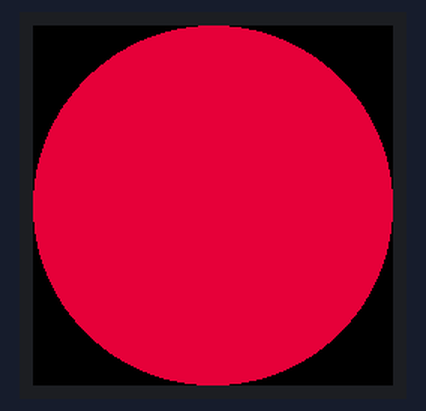
The program below on a simulated Raspberry Pi Pico running MicroPython. On the bench: 240×240 colour display. Library files of the repository ran but are not shown: LCD_1inch28.py; what the program prints to the serial console is not drawn. At 4.4 s the program stops and its outputs stay as they are.

Above: at 0.3 s.
At 1.4 s:
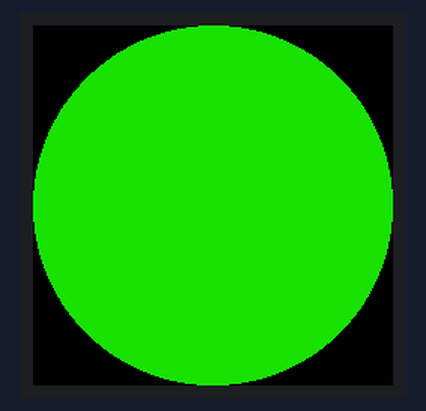
At 2.4 s:
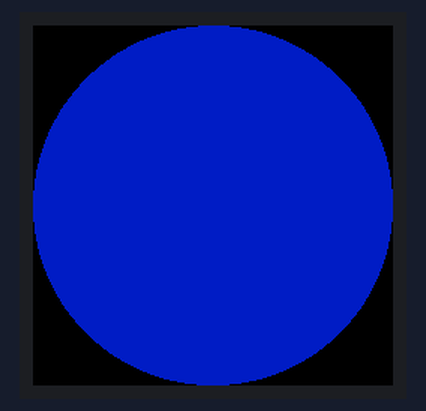
At 3.4 s:
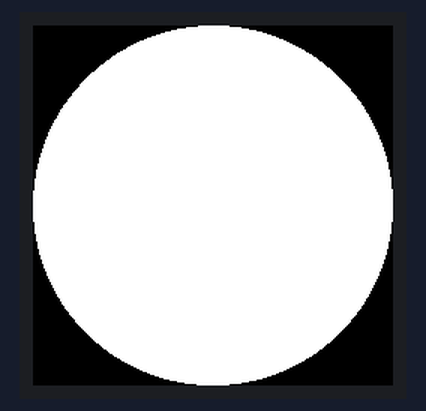

The program:

03-color-test.py
```python
# Test that we have the right version of the MicroPython runtime v1.19.1-854-g35524a6fd on 2023-02-07
from machine import Pin,I2C,SPI,PWM,ADC
from time import sleep
import framebuf
import time
from LCD_1inch28 import LCD_1inch28, QMI8658

CENTER = 120
LCD = LCD_1inch28()
LCD.set_bl_pwm(65535)

# draw readability
ON = 1
OFF = 0
NO_FILL = 0
FILL = 1
black = 0x0000
red   = 0x07E0
green = 0x001f
blue  = 0xf800
white = 0xffff

radius = 120
LCD.fill(LCD.black)

print('red')
LCD.ellipse(CENTER, CENTER, radius, radius, red, FILL)
LCD.show()
sleep(1)

print('green')
LCD.ellipse(CENTER, CENTER, radius, radius, green, FILL)
LCD.show()
sleep(1)

print('blue')
LCD.ellipse(CENTER, CENTER, radius, radius, blue, FILL)
LCD.show()
sleep(1)

print('white')
LCD.ellipse(CENTER, CENTER, radius, radius, white, FILL)
LCD.show()
sleep(1)

LCD.ellipse(CENTER, CENTER, radius, radius, black, FILL)
LCD.show()
print('done')

LCD.show()
```

Measured:
- what the display in image 0 shows lasts 1.0 s, from 0.3 s to 1.3 s
